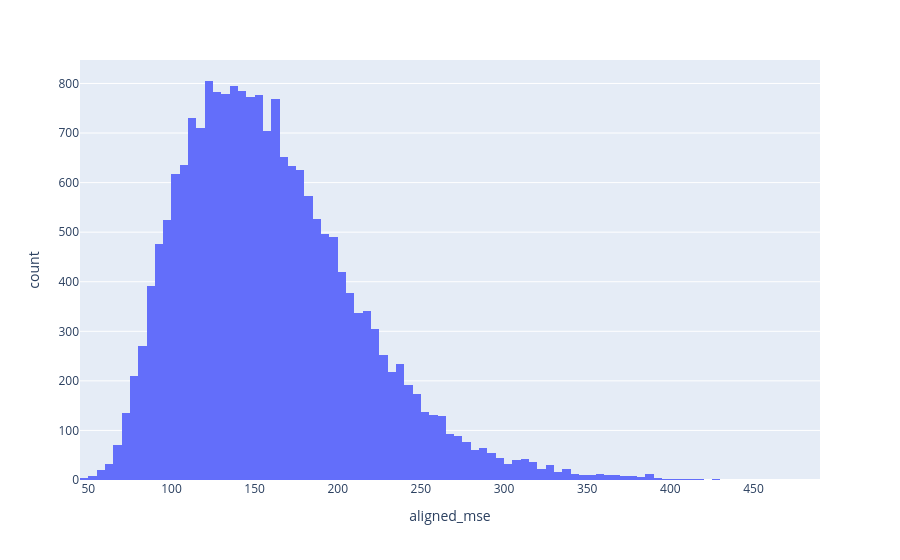

The notebook cell this image was saved under:
### Code cell
px.histogram(pairs, x='aligned_mse')

### Figure 1 — Plotly figure (JSON) as saved in the notebook; plotly's stock layout.template omitted (floating-point values rounded to 4 significant figures; data arrays with more than 128 entries replaced by an {"elided": "..."} marker saying what was removed)
{"data": [{"alignmentgroup": "True", "bingroup": "x", "hovertemplate": "aligned_mse=%{x}<br>count=%{y}<extra></extra>", "legendgroup": "", "marker": {"color": "#636efa"}, "name": "", "offsetgroup": "", "orientation": "v", "showlegend": false, "type": "histogram", "x": {"elided": "19900 float values"}, "xaxis": "x", "yaxis": "y"}], "layout": {"barmode": "relative", "legend": {"tracegroupgap": 0}, "margin": {"t": 60}, "xaxis": {"anchor": "y", "domain": [0, 1], "title": {"text": "aligned_mse"}}, "yaxis": {"anchor": "x", "domain": [0, 1], "title": {"text": "count"}}}}
